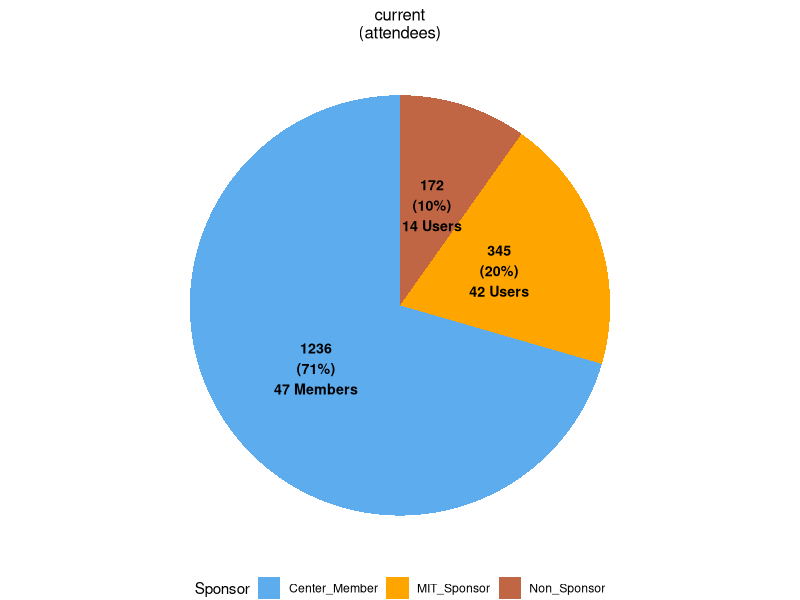
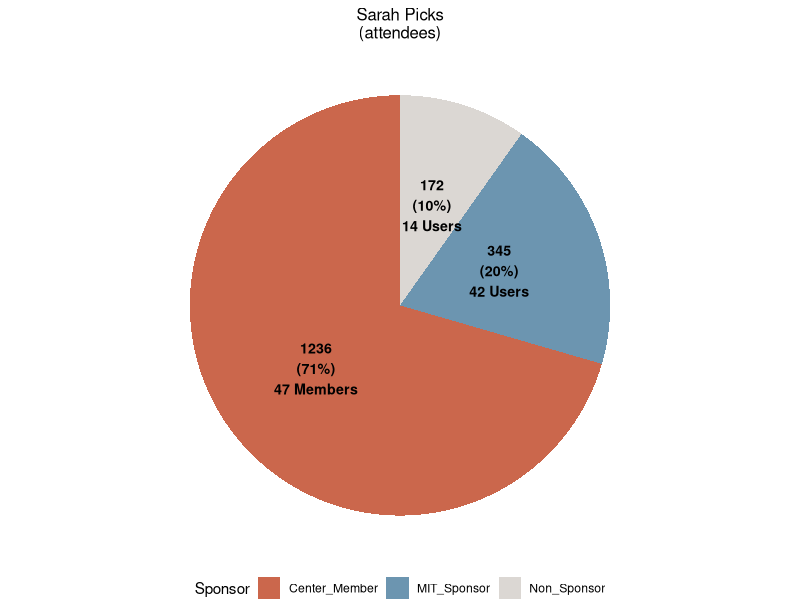
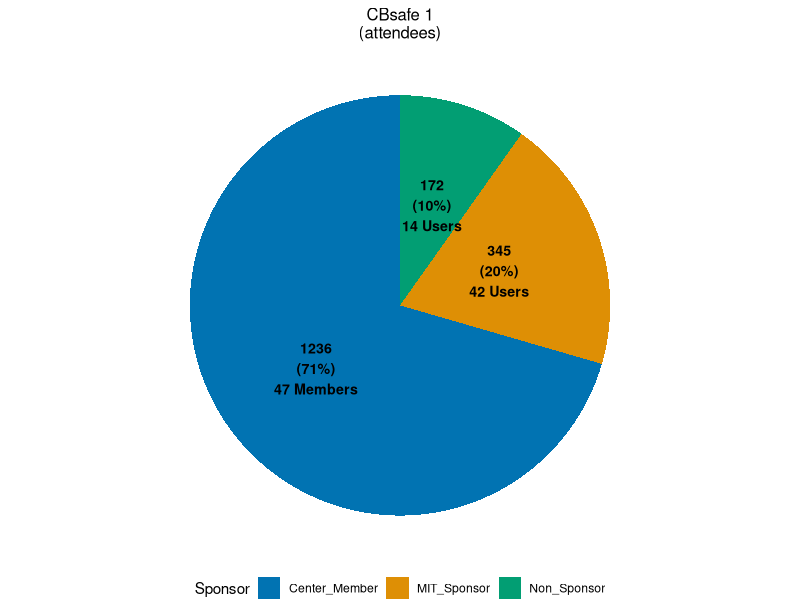
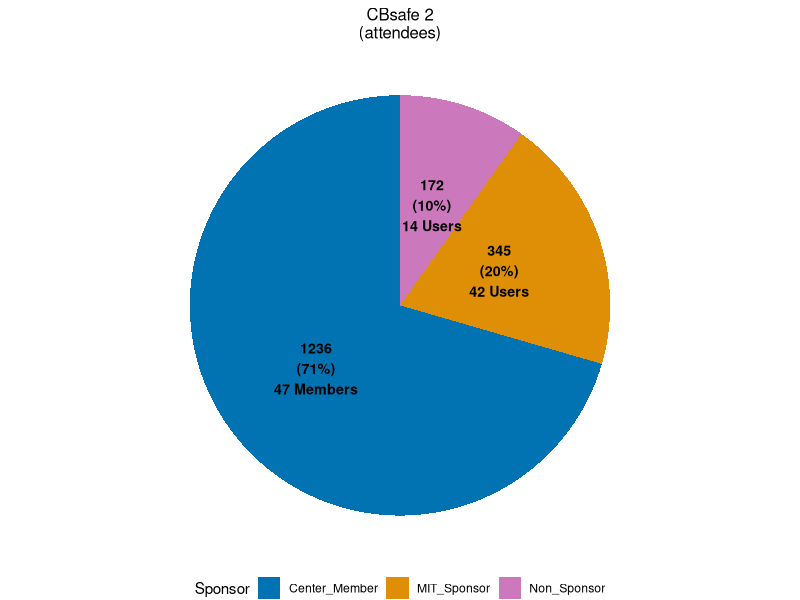
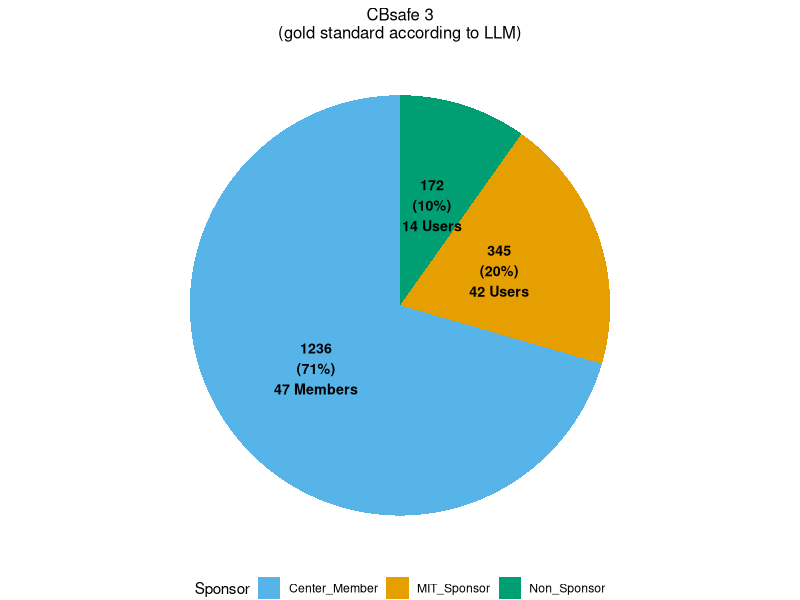
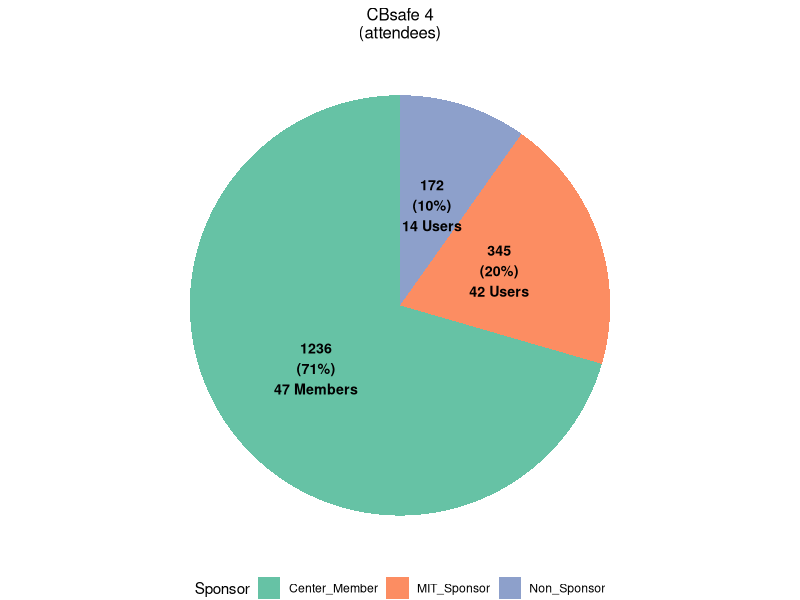
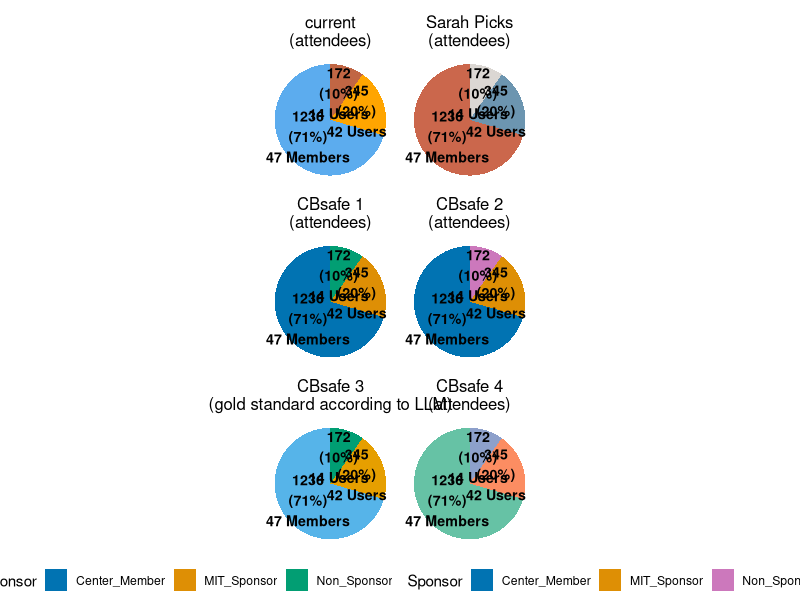
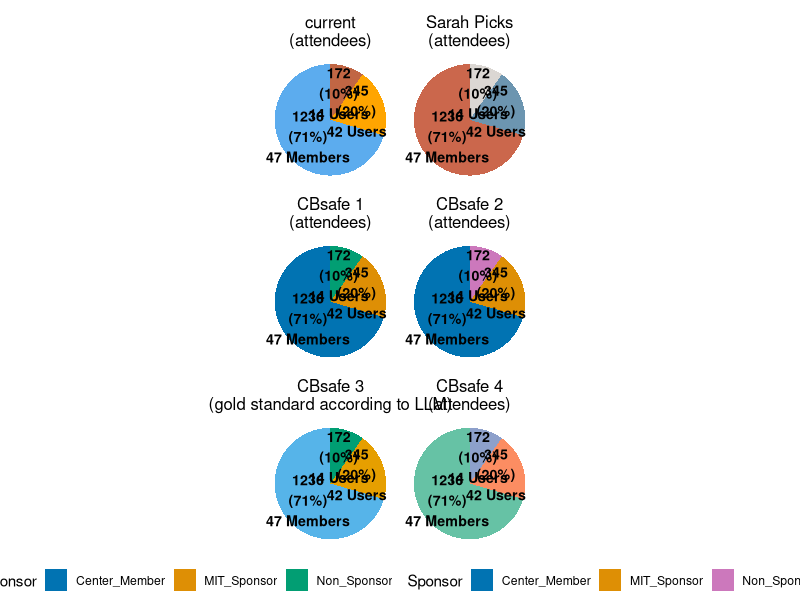

R code for these plots, in order:
## ---- chunk 1
knitr::opts_chunk$set(
  echo = TRUE,
  message = TRUE,
  warning = TRUE,
  error = TRUE,
  cache = TRUE,
  cache.lazy = FALSE,
  fig.retina = 2
)

# For bioinformatics (Seurat, parallel)
options(future.globals.maxSize = 8e10)

# Optional: seed for reproducibility
set.seed(42)

# Clear knitr cache
unlink("hts_Processing_cache", recursive = TRUE)
## ---- chunk 2
library(openxlsx)
library(tidyverse)
library(ggrepel)
library(ggpubr)
library(purrr)
library(knitr)
library(lubridate)
library(patchwork)
## ---- chunk 3
dsmi.final <- read.xlsx("dsmi.final.xlsx")
## ---- chunk 4
train <- dsmi.final %>% dplyr::filter(Category == "Training")
dim(train)
old.train <- dsmi.final %>% dplyr::filter(Category == "Hours of Service " & Charge.Name == "Training Session")
dim(old.train)
train <- rbind(train,old.train)
dim(train)
## ---- chunk 5
# Define colors for each Sponsor (adjust these hex codes as needed)
sponsor_colors <- c(
  "Center_Member" = "steelblue2",
  "MIT_Sponsor" = "orange",
  "Non_Sponsor" = "#C16644"
)

# Define order of sponsors for stacking (top to bottom)
sponsor_order <- c("Center_Member", "MIT_Sponsor", "Non_Sponsor")
## ---- chunk 6
current.pie <- train %>%
  mutate(Sponsor_ForPlot = factor(Sponsor_ForPlot, levels = sponsor_order)) %>%
  group_by(Sponsor_ForPlot) %>%
  summarise(Quantity = sum(round(Quantity,0)), 
            Num_Labs = if_else(first(Sponsor_ForPlot) == "Center_Member",
                               n_distinct(Faculty.Key[IGT_DSMI_Sponsor == "KI_member"]),
                               n_distinct(Faculty.Key)),
            .groups = "drop") %>%
  mutate(Percent = round((Quantity / sum(Quantity)) * 100, 0),
         Lab_Label = if_else(Sponsor_ForPlot == "Center_Member",
                             paste0(Num_Labs, " Members"),
                             paste0(Num_Labs, " Users")),
         Label = paste0(Quantity, "\n(", Percent, "%)\n", Lab_Label)) %>%
  ggplot(aes(x = "", y = Quantity, fill = Sponsor_ForPlot)) +
  geom_col() +
  geom_text(aes(label = Label), 
            position = position_stack(vjust = 0.5),
            size = 3.6,
            fontface = "bold",
            color = "black") +
  coord_polar("y", start = 0) +
  scale_fill_manual(values = sponsor_colors) +
  labs(title = "current\n(attendees)",
       fill = "Sponsor") +
  theme_void() +
  theme(legend.position = "bottom",
        plot.title = element_text(size = 12,
                                  face = "plain",
                                  hjust = 0.5))

current.pie
## ---- chunk 7
# Define colors for each Sponsor (adjust these hex codes as needed)
sponsor_colors <- c(
  "Center_Member" = "#CB674C",
  "MIT_Sponsor" = "#6C95B0", 
  "Non_Sponsor" = "#DBD7D3"
)

# Define order of sponsors for stacking (top to bottom)
sponsor_order <- c("Center_Member", "MIT_Sponsor", "Non_Sponsor")
## ---- chunk 8
sarah.pie <- train %>%
  mutate(Sponsor_ForPlot = factor(Sponsor_ForPlot, levels = sponsor_order)) %>%
  group_by(Sponsor_ForPlot) %>%
  summarise(Quantity = sum(round(Quantity,0)), 
            Num_Labs = if_else(first(Sponsor_ForPlot) == "Center_Member",
                               n_distinct(Faculty.Key[IGT_DSMI_Sponsor == "KI_member"]),
                               n_distinct(Faculty.Key)),
            .groups = "drop") %>%
  mutate(Percent = round((Quantity / sum(Quantity)) * 100, 0),
         Lab_Label = if_else(Sponsor_ForPlot == "Center_Member",
                             paste0(Num_Labs, " Members"),
                             paste0(Num_Labs, " Users")),
         Label = paste0(Quantity, "\n(", Percent, "%)\n", Lab_Label)) %>%
  ggplot(aes(x = "", y = Quantity, fill = Sponsor_ForPlot)) +
  geom_col() +
  geom_text(aes(label = Label), 
            position = position_stack(vjust = 0.5),
            size = 3.6,
            fontface = "bold",
            color = "black") +
  coord_polar("y", start = 0) +
  scale_fill_manual(values = sponsor_colors) +
  labs(title = "Sarah Picks\n(attendees)",
       fill = "Sponsor") +
  theme_void() +
  theme(legend.position = "bottom",
        plot.title = element_text(size = 12,
                                  face = "plain",
                                  hjust = 0.5))

sarah.pie
## ---- chunk 9
# Define colors for each Sponsor (adjust these hex codes as needed)
sponsor_colors <- c(
  "Center_Member" = "#0173B2",
  "MIT_Sponsor" = "#DE8F05", 
  "Non_Sponsor" = "#029E73"
)

# Define order of sponsors for stacking (top to bottom)
sponsor_order <- c("Center_Member", "MIT_Sponsor", "Non_Sponsor")
## ---- chunk 10
cb1.pie <- train %>%
  mutate(Sponsor_ForPlot = factor(Sponsor_ForPlot, levels = sponsor_order)) %>%
  group_by(Sponsor_ForPlot) %>%
  summarise(Quantity = sum(round(Quantity,0)), 
            Num_Labs = if_else(first(Sponsor_ForPlot) == "Center_Member",
                               n_distinct(Faculty.Key[IGT_DSMI_Sponsor == "KI_member"]),
                               n_distinct(Faculty.Key)),
            .groups = "drop") %>%
  mutate(Percent = round((Quantity / sum(Quantity)) * 100, 0),
         Lab_Label = if_else(Sponsor_ForPlot == "Center_Member",
                             paste0(Num_Labs, " Members"),
                             paste0(Num_Labs, " Users")),
         Label = paste0(Quantity, "\n(", Percent, "%)\n", Lab_Label)) %>%
  ggplot(aes(x = "", y = Quantity, fill = Sponsor_ForPlot)) +
  geom_col() +
  geom_text(aes(label = Label), 
            position = position_stack(vjust = 0.5),
            size = 3.6,
            fontface = "bold",
            color = "black") +
  coord_polar("y", start = 0) +
  scale_fill_manual(values = sponsor_colors) +
  labs(title = "CBsafe 1\n(attendees)",
       fill = "Sponsor") +
  theme_void() +
  theme(legend.position = "bottom",
        plot.title = element_text(size = 12,
                                  face = "plain",
                                  hjust = 0.5))

cb1.pie
## ---- chunk 11
# Define colors for each Sponsor (adjust these hex codes as needed)
sponsor_colors <- c(
  "Center_Member" = "#0173B2",
  "MIT_Sponsor" = "#DE8F05", 
  "Non_Sponsor" = "#CC78BC"
)

# Define order of sponsors for stacking (top to bottom)
sponsor_order <- c("Center_Member", "MIT_Sponsor", "Non_Sponsor")
## ---- chunk 12
cb2.pie <- train %>%
  mutate(Sponsor_ForPlot = factor(Sponsor_ForPlot, levels = sponsor_order)) %>%
  group_by(Sponsor_ForPlot) %>%
  summarise(Quantity = sum(round(Quantity,0)), 
            Num_Labs = if_else(first(Sponsor_ForPlot) == "Center_Member",
                               n_distinct(Faculty.Key[IGT_DSMI_Sponsor == "KI_member"]),
                               n_distinct(Faculty.Key)),
            .groups = "drop") %>%
  mutate(Percent = round((Quantity / sum(Quantity)) * 100, 0),
         Lab_Label = if_else(Sponsor_ForPlot == "Center_Member",
                             paste0(Num_Labs, " Members"),
                             paste0(Num_Labs, " Users")),
         Label = paste0(Quantity, "\n(", Percent, "%)\n", Lab_Label)) %>%
  ggplot(aes(x = "", y = Quantity, fill = Sponsor_ForPlot)) +
  geom_col() +
  geom_text(aes(label = Label), 
            position = position_stack(vjust = 0.5),
            size = 3.6,
            fontface = "bold",
            color = "black") +
  coord_polar("y", start = 0) +
  scale_fill_manual(values = sponsor_colors) +
  labs(title = "CBsafe 2\n(attendees)",
       fill = "Sponsor") +
  theme_void() +
  theme(legend.position = "bottom",
        plot.title = element_text(size = 12,
                                  face = "plain",
                                  hjust = 0.5))

cb2.pie
## ---- chunk 13
# Define colors for each Sponsor (adjust these hex codes as needed)
sponsor_colors <- c(
  "Center_Member" = "#56B4E9",
  "MIT_Sponsor" = "#E69F00", 
  "Non_Sponsor" = "#009E73"
)

# Define order of sponsors for stacking (top to bottom)
sponsor_order <- c("Center_Member", "MIT_Sponsor", "Non_Sponsor")
## ---- chunk 14
cb3.pie <- train %>%
  mutate(Sponsor_ForPlot = factor(Sponsor_ForPlot, levels = sponsor_order)) %>%
  group_by(Sponsor_ForPlot) %>%
  summarise(Quantity = sum(round(Quantity,0)), 
            Num_Labs = if_else(first(Sponsor_ForPlot) == "Center_Member",
                               n_distinct(Faculty.Key[IGT_DSMI_Sponsor == "KI_member"]),
                               n_distinct(Faculty.Key)),
            .groups = "drop") %>%
  mutate(Percent = round((Quantity / sum(Quantity)) * 100, 0),
         Lab_Label = if_else(Sponsor_ForPlot == "Center_Member",
                             paste0(Num_Labs, " Members"),
                             paste0(Num_Labs, " Users")),
         Label = paste0(Quantity, "\n(", Percent, "%)\n", Lab_Label)) %>%
  ggplot(aes(x = "", y = Quantity, fill = Sponsor_ForPlot)) +
  geom_col() +
  geom_text(aes(label = Label), 
            position = position_stack(vjust = 0.5),
            size = 3.6,
            fontface = "bold",
            color = "black") +
  coord_polar("y", start = 0) +
  scale_fill_manual(values = sponsor_colors) +
  labs(title = "CBsafe 3\n(gold standard according to LLM)",
       fill = "Sponsor") +
  theme_void() +
  theme(legend.position = "bottom",
        plot.title = element_text(size = 12,
                                  face = "plain",
                                  hjust = 0.5))

cb3.pie
## ---- chunk 15
# Define colors for each Sponsor (adjust these hex codes as needed)
sponsor_colors <- c(
  "Center_Member" = "#66C2A5",
  "MIT_Sponsor" = "#FC8D62", 
  "Non_Sponsor" = "#8DA0CB"
)

# Define order of sponsors for stacking (top to bottom)
sponsor_order <- c("Center_Member", "MIT_Sponsor", "Non_Sponsor")
## ---- chunk 16
cb4.pie <- train %>%
  mutate(Sponsor_ForPlot = factor(Sponsor_ForPlot, levels = sponsor_order)) %>%
  group_by(Sponsor_ForPlot) %>%
  summarise(Quantity = sum(round(Quantity,0)), 
            Num_Labs = if_else(first(Sponsor_ForPlot) == "Center_Member",
                               n_distinct(Faculty.Key[IGT_DSMI_Sponsor == "KI_member"]),
                               n_distinct(Faculty.Key)),
            .groups = "drop") %>%
  mutate(Percent = round((Quantity / sum(Quantity)) * 100, 0),
         Lab_Label = if_else(Sponsor_ForPlot == "Center_Member",
                             paste0(Num_Labs, " Members"),
                             paste0(Num_Labs, " Users")),
         Label = paste0(Quantity, "\n(", Percent, "%)\n", Lab_Label)) %>%
  ggplot(aes(x = "", y = Quantity, fill = Sponsor_ForPlot)) +
  geom_col() +
  geom_text(aes(label = Label), 
            position = position_stack(vjust = 0.5),
            size = 3.6,
            fontface = "bold",
            color = "black") +
  coord_polar("y", start = 0) +
  scale_fill_manual(values = sponsor_colors) +
  labs(title = "CBsafe 4\n(attendees)",
       fill = "Sponsor") +
  theme_void() +
  theme(legend.position = "bottom",
        plot.title = element_text(size = 12,
                                  face = "plain",
                                  hjust = 0.5))

cb4.pie
## ---- chunk 17
current.pie + sarah.pie + cb1.pie + cb2.pie + cb3.pie + cb4.pie + plot_layout(ncol = 2, guides = "collect") & 
  theme(legend.position = "bottom")


combo.pie <- current.pie + sarah.pie + cb1.pie + cb2.pie + cb3.pie + cb4.pie + plot_layout(ncol = 2, guides = "collect") & 
  theme(legend.position = "bottom")

ggsave("figures/ColorTest.pie.pdf", 
       plot = combo.pie, 
       dpi = 600, 
       width = 8, 
       height = 12, 
       units = "in")
## ---- chunk 18
sessionInfo()
writeLines(capture.output(sessionInfo()), "Color_Tests_sessionInfo.txt")
